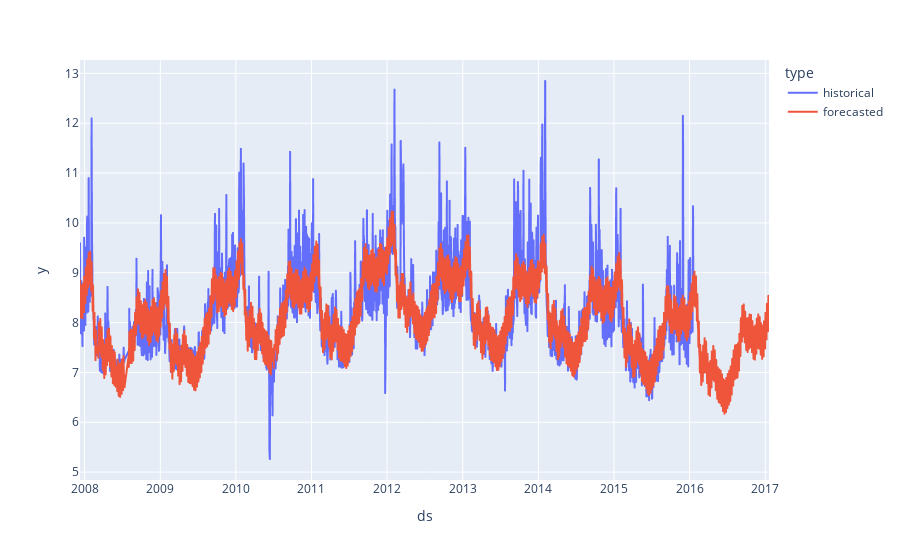

Here is the notebook cell this chart was saved with:
### Code cell
df_1 = df.copy()
df_1["type"] = "historical"
df_2 = forecast[["ds", "yhat"]].rename(columns = {"yhat": "y"})
df_2["type"] = "forecasted"

merged_data = pd.concat([df_1, df_2], axis=0, ignore_index=True)
px.line(merged_data,
        x = "ds", y = "y", color="type")

### Figure 1 — Plotly figure (JSON) as saved in the notebook; plotly's stock layout.template omitted (floating-point values rounded to 4 significant figures; data arrays with more than 128 entries replaced by an {"elided": "..."} marker saying what was removed)
{"data": [{"hovertemplate": "type=historical<br>ds=%{x}<br>y=%{y}<extra></extra>", "legendgroup": "historical", "line": {"color": "#636efa", "dash": "solid"}, "marker": {"symbol": "circle"}, "mode": "lines", "name": "historical", "showlegend": true, "type": "scattergl", "x": {"elided": "2905 str values"}, "xaxis": "x", "y": {"elided": "2905 float values"}, "yaxis": "y"}, {"hovertemplate": "type=forecasted<br>ds=%{x}<br>y=%{y}<extra></extra>", "legendgroup": "forecasted", "line": {"color": "#EF553B", "dash": "solid"}, "marker": {"symbol": "circle"}, "mode": "lines", "name": "forecasted", "showlegend": true, "type": "scattergl", "x": {"elided": "3270 str values"}, "xaxis": "x", "y": {"elided": "3270 float values"}, "yaxis": "y"}], "layout": {"legend": {"title": {"text": "type"}, "tracegroupgap": 0}, "margin": {"t": 60}, "xaxis": {"anchor": "y", "domain": [0, 1], "title": {"text": "ds"}}, "yaxis": {"anchor": "x", "domain": [0, 1], "title": {"text": "y"}}}}
